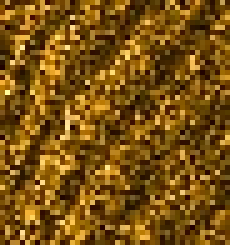
#> input picture datasets/Pohang_Eardo_1_Edgetech4205_800_050_20241012110900_001_04/original/crop/bg/bg_0.jpg, 46 x 49 px (shown 5 times larger)
$ python -i preprocessor.py   (imports and definitions only)
#> lines starting #> are read from the running program, lines starting #| are printed output that depends on the picture
"""
사이드스캔 소나 데이터 전처리 파이프라인

워터컬럼 처리, 강도 정규화, 노이즈 제거, 지형별 적응형 처리 등을 수행합니다.
"""

import numpy as np
try:
    import cv2
    CV2_AVAILABLE = True
except ImportError:
    CV2_AVAILABLE = False
from scipy import ndimage, signal
from scipy.stats import zscore
from skimage import filters, restoration, morphology, exposure
from skimage.morphology import disk, rectangle
from typing import Dict, List, Tuple, Optional, Union
import logging
from dataclasses import dataclass
from enum import Enum

# 로깅 설정
# [1 line not run here, left out]
logger = logging.getLogger(__name__)


class TerrainType(Enum):
    """지형 유형 열거형"""
    SAND = "sand"
    MUD = "mud"
    ROCK = "rock"
    MIXED = "mixed"
    UNKNOWN = "unknown"


@dataclass
class PreprocessingConfig:
    """전처리 설정을 저장하는 데이터클래스"""
    remove_water_column: bool = True
    water_column_width: int = 50
    normalize_intensity: bool = True
    normalization_method: str = 'minmax'  # 'minmax', 'zscore', 'histogram'
    apply_denoising: bool = True
    denoising_method: str = 'gaussian'  # 'gaussian', 'bilateral', 'tv'
    enhance_contrast: bool = True
    contrast_method: str = 'clahe'  # 'clahe', 'histogram_eq', 'adaptive'
    terrain_adaptive: bool = True


@dataclass
class ProcessingResult:
    """전처리 결과를 저장하는 데이터클래스"""
    processed_data: np.ndarray
    original_shape: Tuple[int, int]
    processing_steps: List[str]
    terrain_map: Optional[np.ndarray] = None
    quality_metrics: Optional[Dict[str, float]] = None


class WaterColumnProcessor:
    """
    워터컬럼(예인체 바로 아래 주사되지 않는 영역) 처리 클래스
    """

    def __init__(self, water_column_width: int = 50):
        """
        워터컬럼 프로세서 초기화

        Args:
            water_column_width: 워터컬럼 폭 (픽셀)
        """
        self.water_column_width = water_column_width
        logger.info(f"워터컬럼 프로세서 초기화 - 폭: {water_column_width}")

    def detect_water_column(self, data: np.ndarray) -> np.ndarray:
        """
        워터컬럼 영역 자동 검출

        Args:
            data: 입력 데이터 [pings, samples]

        Returns:
            np.ndarray: 워터컬럼 마스크 (True가 워터컬럼)
        """
        # 각 ping에서 중앙 부근의 낮은 강도 영역을 워터컬럼으로 판단
        num_pings, num_samples = data.shape
        center_col = num_samples // 2

        # 워터컬럼 마스크 초기화
        water_column_mask = np.zeros_like(data, dtype=bool)

        # 각 ping에 대해 워터컬럼 검출
        for ping_idx in range(num_pings):
            ping_data = data[ping_idx, :]

            # 중앙 부근에서 최소값 위치 찾기
            search_start = max(0, center_col - self.water_column_width)
            search_end = min(num_samples, center_col + self.water_column_width)

            search_region = ping_data[search_start:search_end]
            min_idx = np.argmin(search_region) + search_start

            # 워터컬럼 영역 마킹
            wc_start = max(0, min_idx - self.water_column_width // 2)
            wc_end = min(num_samples, min_idx + self.water_column_width // 2)

            water_column_mask[ping_idx, wc_start:wc_end] = True

        return water_column_mask

    def remove_water_column(self, data: np.ndarray, method: str = 'interpolate') -> np.ndarray:
        """
        워터컬럼 영역 제거 또는 보간

        Args:
            data: 입력 데이터
            method: 제거 방법 ('zero', 'interpolate', 'median')

        Returns:
            np.ndarray: 워터컬럼이 처리된 데이터
        """
        processed_data = data.copy()
        water_column_mask = self.detect_water_column(data)

        if method == 'zero':
            # 워터컬럼을 0으로 설정
            processed_data[water_column_mask] = 0

        elif method == 'interpolate':
            # 선형 보간으로 채우기
            for ping_idx in range(data.shape[0]):
                mask_row = water_column_mask[ping_idx, :]
                if np.any(mask_row):
                    # 워터컬럼이 아닌 영역의 값들로 보간
                    valid_indices = np.where(~mask_row)[0]
                    invalid_indices = np.where(mask_row)[0]

                    if len(valid_indices) > 1:
                        interpolated_values = np.interp(
                            invalid_indices,
                            valid_indices,
                            processed_data[ping_idx, valid_indices]
                        )
                        processed_data[ping_idx, invalid_indices] = interpolated_values

        elif method == 'median':
            # 주변 픽셀의 중간값으로 채우기
            kernel_size = 5
            for ping_idx in range(data.shape[0]):
                for sample_idx in range(data.shape[1]):
                    if water_column_mask[ping_idx, sample_idx]:
                        # 주변 영역 추출
                        p_start = max(0, ping_idx - kernel_size // 2)
                        p_end = min(data.shape[0], ping_idx + kernel_size // 2 + 1)
                        s_start = max(0, sample_idx - kernel_size // 2)
                        s_end = min(data.shape[1], sample_idx + kernel_size // 2 + 1)

                        neighborhood = data[p_start:p_end, s_start:s_end]
                        neighbor_mask = water_column_mask[p_start:p_end, s_start:s_end]

                        # 워터컬럼이 아닌 이웃 픽셀의 중간값 사용
                        valid_neighbors = neighborhood[~neighbor_mask]
                        if len(valid_neighbors) > 0:
                            processed_data[ping_idx, sample_idx] = np.median(valid_neighbors)

        logger.info(f"워터컬럼 처리 완료 - 방법: {method}")

        return processed_data


class IntensityNormalizer:
    """
    강도(intensity) 데이터 정규화 클래스
    """

    def __init__(self):
        logger.info("강도 정규화기 초기화 완료")

    def minmax_normalize(self, data: np.ndarray, feature_range: Tuple[float, float] = (0, 1)) -> np.ndarray:
        """
        Min-Max 정규화

        Args:
            data: 입력 데이터
            feature_range: 정규화 범위

        Returns:
            np.ndarray: 정규화된 데이터
        """
        min_val, max_val = feature_range
        data_min = np.min(data)
        data_max = np.max(data)

        if data_max - data_min == 0:
            return np.full_like(data, min_val)

        normalized = (data - data_min) / (data_max - data_min) * (max_val - min_val) + min_val

        return normalized.astype(np.float32)

    # [40 lines left out: functions zscore_normalize, histogram_equalize, not called in this run]

    def normalize(self, data: np.ndarray, method: str = 'minmax') -> np.ndarray:
        """
        지정된 방법으로 정규화

        Args:
            data: 입력 데이터
            method: 정규화 방법

        Returns:
            np.ndarray: 정규화된 데이터
        """
        if method == 'minmax':
            return self.minmax_normalize(data)
        elif method == 'zscore':
            return self.zscore_normalize(data)
        elif method == 'histogram':
            return self.histogram_equalize(data)
        else:
            logger.warning(f"알 수 없는 정규화 방법: {method}")
            return self.minmax_normalize(data)


class NoiseReducer:
    """
    노이즈 제거 클래스
    """

    def __init__(self):
        logger.info("노이즈 제거기 초기화 완료")

    def gaussian_filter(self, data: np.ndarray, sigma: float = 1.0) -> np.ndarray:
        """
        가우시안 필터 적용

        Args:
            data: 입력 데이터
            sigma: 가우시안 표준편차

        Returns:
            np.ndarray: 필터링된 데이터
        """
        return ndimage.gaussian_filter(data, sigma=sigma)

    def bilateral_filter(self, data: np.ndarray, d: int = 9,
                        sigma_color: float = 75, sigma_space: float = 75) -> np.ndarray:
        """
        양방향 필터 적용 (엣지 보존)

        Args:
            data: 입력 데이터
            d: 필터 크기
            sigma_color: 색상 차이에 대한 시그마
            sigma_space: 거리에 대한 시그마

        Returns:
            np.ndarray: 필터링된 데이터
        """
        # 데이터를 0-255 범위로 변환
        data_uint8 = (data * 255).astype(np.uint8)

        # 양방향 필터 적용
        if CV2_AVAILABLE:
            filtered = cv2.bilateralFilter(data_uint8, d, sigma_color, sigma_space)
        else:
            # OpenCV 없을 때 가우시안 필터로 대체
            from scipy.ndimage import gaussian_filter
            filtered = gaussian_filter(data_uint8, sigma=1.0)

        # 다시 float 범위로 변환
        return (filtered / 255.0).astype(np.float32)

    # [25 lines left out: functions tv_denoise, median_filter, not called in this run]

    def reduce_noise(self, data: np.ndarray, method: str = 'gaussian', **kwargs) -> np.ndarray:
        """
        노이즈 제거 적용

        Args:
            data: 입력 데이터
            method: 노이즈 제거 방법
            **kwargs: 방법별 추가 매개변수

        Returns:
            np.ndarray: 노이즈가 제거된 데이터
        """
        if method == 'gaussian':
            return self.gaussian_filter(data, **kwargs)
        elif method == 'bilateral':
            return self.bilateral_filter(data, **kwargs)
        elif method == 'tv':
            return self.tv_denoise(data, **kwargs)
        elif method == 'median':
            return self.median_filter(data, **kwargs)
        else:
            logger.warning(f"알 수 없는 노이즈 제거 방법: {method}")
            return self.gaussian_filter(data)


class ContrastEnhancer:
    """
    대비 향상 클래스
    """

    def __init__(self):
        logger.info("대비 향상기 초기화 완료")

    def clahe(self, data: np.ndarray, clip_limit: float = 2.0,
             tile_grid_size: Tuple[int, int] = (8, 8)) -> np.ndarray:
        """
        CLAHE (Contrast Limited Adaptive Histogram Equalization) 적용

        Args:
            data: 입력 데이터
            clip_limit: 클리핑 한계
            tile_grid_size: 타일 격자 크기

        Returns:
            np.ndarray: 대비가 향상된 데이터
        """
        # 0-255 범위로 변환
        data_uint8 = (data * 255).astype(np.uint8)

        # CLAHE 객체 생성 및 적용
        if CV2_AVAILABLE:
            clahe_obj = cv2.createCLAHE(clipLimit=clip_limit, tileGridSize=tile_grid_size)
            enhanced = clahe_obj.apply(data_uint8)
        else:
            # OpenCV 없을 때 skimage의 adaptive histogram equalization 사용
            from skimage.exposure import equalize_adapthist
            enhanced = (equalize_adapthist(data) * 255).astype(np.uint8)

        # float 범위로 재변환
        return (enhanced / 255.0).astype(np.float32)

    # [24 lines left out: functions adaptive_histogram_eq, gamma_correction, not called in this run]

    def enhance_contrast(self, data: np.ndarray, method: str = 'clahe', **kwargs) -> np.ndarray:
        """
        대비 향상 적용

        Args:
            data: 입력 데이터
            method: 향상 방법
            **kwargs: 방법별 추가 매개변수

        Returns:
            np.ndarray: 대비가 향상된 데이터
        """
        if method == 'clahe':
            return self.clahe(data, **kwargs)
        elif method == 'adaptive':
            return self.adaptive_histogram_eq(data)
        elif method == 'gamma':
            return self.gamma_correction(data, **kwargs)
        else:
            logger.warning(f"알 수 없는 대비 향상 방법: {method}")
            return self.clahe(data)


class TerrainClassifier:
    """
    지형 분류 클래스
    """

    def __init__(self):
        logger.info("지형 분류기 초기화 완료")

    def analyze_texture(self, data: np.ndarray, window_size: int = 32) -> Dict[str, np.ndarray]:
        """
        텍스처 특성 분석

        Args:
            data: 입력 데이터
            window_size: 분석 윈도우 크기

        Returns:
            Dict[str, np.ndarray]: 텍스처 특성 맵들
        """
        # 텍스처 특성 맵 초기화
        texture_maps = {
            'variance': np.zeros_like(data),
            'entropy': np.zeros_like(data),
            'contrast': np.zeros_like(data)
        }

        half_window = window_size // 2

        for i in range(half_window, data.shape[0] - half_window):
            for j in range(half_window, data.shape[1] - half_window):
                # 윈도우 영역 추출
                window = data[i-half_window:i+half_window, j-half_window:j+half_window]

                # 분산 계산
                texture_maps['variance'][i, j] = np.var(window)

                # 엔트로피 계산
                hist, _ = np.histogram(window, bins=32, range=(0, 1))
                hist = hist / hist.sum()
                hist = hist[hist > 0]  # 0 제거
                texture_maps['entropy'][i, j] = -np.sum(hist * np.log2(hist))

                # 대비 계산 (표준편차)
                texture_maps['contrast'][i, j] = np.std(window)

        return texture_maps

    def classify_terrain(self, data: np.ndarray) -> np.ndarray:
        """
        지형 분류 수행

        Args:
            data: 입력 데이터

        Returns:
            np.ndarray: 지형 분류 맵
        """
        # 텍스처 특성 분석
        texture_maps = self.analyze_texture(data)

        variance_map = texture_maps['variance']
        entropy_map = texture_maps['entropy']
        contrast_map = texture_maps['contrast']

        # 지형 분류 맵 초기화
        terrain_map = np.full(data.shape, TerrainType.UNKNOWN.value, dtype=object)

        # 임계값 설정 (데이터에 따라 조정 필요)
        high_variance_thresh = np.percentile(variance_map, 75)
        low_variance_thresh = np.percentile(variance_map, 25)
        high_entropy_thresh = np.percentile(entropy_map, 75)

        # 지형 분류 규칙
        # 암반: 높은 분산, 높은 대비
        rock_mask = (variance_map > high_variance_thresh) & (contrast_map > np.percentile(contrast_map, 70))
        terrain_map[rock_mask] = TerrainType.ROCK.value

        # 모래: 중간 분산, 낮은 엔트로피
        sand_mask = ((variance_map > low_variance_thresh) & (variance_map < high_variance_thresh) &
                    (entropy_map < np.percentile(entropy_map, 50)))
        terrain_map[sand_mask] = TerrainType.SAND.value

        # 뻘: 낮은 분산, 균일한 텍스처
        mud_mask = (variance_map < low_variance_thresh) & (contrast_map < np.percentile(contrast_map, 30))
        terrain_map[mud_mask] = TerrainType.MUD.value

        # 나머지는 혼합 지형
        unknown_mask = terrain_map == TerrainType.UNKNOWN.value
        terrain_map[unknown_mask] = TerrainType.MIXED.value

        logger.info("지형 분류 완료")

        return terrain_map


class Preprocessor:
    """
    통합 전처리 파이프라인
    """

    def __init__(self, config: PreprocessingConfig = PreprocessingConfig()):
        """
        전처리기 초기화

        Args:
            config: 전처리 설정
        """
        self.config = config

        # 각 처리 모듈 초기화
        self.water_column_processor = WaterColumnProcessor(config.water_column_width)
        self.intensity_normalizer = IntensityNormalizer()
        self.noise_reducer = NoiseReducer()
        self.contrast_enhancer = ContrastEnhancer()
        self.terrain_classifier = TerrainClassifier()

        logger.info("통합 전처리기 초기화 완료")

    def process(self, data: np.ndarray) -> ProcessingResult:
        """
        전체 전처리 파이프라인 수행

        Args:
            data: 원본 사이드스캔 소나 데이터

        Returns:
            ProcessingResult: 전처리 결과
        """
        original_shape = data.shape
        processed_data = data.copy().astype(np.float32)
        processing_steps = []

        logger.info(f"전처리 시작 - 입력 크기: {original_shape}")

        # 1. 워터컬럼 처리
        if self.config.remove_water_column:
            processed_data = self.water_column_processor.remove_water_column(processed_data)
            processing_steps.append("water_column_removal")
            logger.info("워터컬럼 제거 완료")

        # 2. 강도 정규화
        if self.config.normalize_intensity:
            processed_data = self.intensity_normalizer.normalize(
                processed_data,
                method=self.config.normalization_method
            )
            processing_steps.append(f"intensity_normalization_{self.config.normalization_method}")
            logger.info(f"강도 정규화 완료 - 방법: {self.config.normalization_method}")

        # 3. 노이즈 제거
        if self.config.apply_denoising:
            processed_data = self.noise_reducer.reduce_noise(
                processed_data,
                method=self.config.denoising_method
            )
            processing_steps.append(f"denoising_{self.config.denoising_method}")
            logger.info(f"노이즈 제거 완료 - 방법: {self.config.denoising_method}")

        # 4. 대비 향상
        if self.config.enhance_contrast:
            processed_data = self.contrast_enhancer.enhance_contrast(
                processed_data,
                method=self.config.contrast_method
            )
            processing_steps.append(f"contrast_enhancement_{self.config.contrast_method}")
            logger.info(f"대비 향상 완료 - 방법: {self.config.contrast_method}")

        # 5. 지형 분류 (옵션)
        terrain_map = None
        if self.config.terrain_adaptive:
            terrain_map = self.terrain_classifier.classify_terrain(processed_data)
            processing_steps.append("terrain_classification")
            logger.info("지형 분류 완료")

        # 6. 품질 메트릭 계산
        quality_metrics = self._calculate_quality_metrics(data, processed_data)

        result = ProcessingResult(
            processed_data=processed_data,
            original_shape=original_shape,
            processing_steps=processing_steps,
            terrain_map=terrain_map,
            quality_metrics=quality_metrics
        )

        logger.info("전처리 파이프라인 완료")

        return result

    def _calculate_quality_metrics(self, original: np.ndarray, processed: np.ndarray) -> Dict[str, float]:
        """
        처리 품질 메트릭 계산

        Args:
            original: 원본 데이터
            processed: 처리된 데이터

        Returns:
            Dict[str, float]: 품질 메트릭
        """
        metrics = {}

        try:
            # 신호 대 잡음 비 (SNR)
            signal_power = np.mean(processed ** 2)
            noise_power = np.mean((original - processed) ** 2)
            if noise_power > 0:
                metrics['snr'] = 10 * np.log10(signal_power / noise_power)
            else:
                metrics['snr'] = float('inf')

            # 엣지 보존 지수
            original_edges = filters.sobel(original)
            processed_edges = filters.sobel(processed)
            edge_correlation = np.corrcoef(original_edges.flatten(), processed_edges.flatten())[0, 1]
            metrics['edge_preservation'] = edge_correlation if not np.isnan(edge_correlation) else 0.0

            # 대비 개선 비율
            original_contrast = np.std(original)
            processed_contrast = np.std(processed)
            metrics['contrast_improvement'] = processed_contrast / original_contrast if original_contrast > 0 else 1.0

            # 동적 범위
            metrics['dynamic_range'] = np.max(processed) - np.min(processed)

        except Exception as e:
            logger.warning(f"품질 메트릭 계산 실패: {e}")
            metrics = {'snr': 0.0, 'edge_preservation': 0.0, 'contrast_improvement': 1.0, 'dynamic_range': 1.0}

        return metrics

    def process_with_terrain_adaptation(self, data: np.ndarray) -> ProcessingResult:
        """
        지형별 적응형 전처리 수행

        Args:
            data: 원본 데이터

        Returns:
            ProcessingResult: 전처리 결과
        """
        # 먼저 기본 전처리 수행
        basic_result = self.process(data)

        if basic_result.terrain_map is None:
            return basic_result

        # 지형별 추가 처리
        processed_data = basic_result.processed_data.copy()
        terrain_map = basic_result.terrain_map

        # 각 지형 유형별 후처리
        for terrain_type in [TerrainType.SAND, TerrainType.MUD, TerrainType.ROCK]:
            mask = terrain_map == terrain_type.value

            if np.any(mask):
                if terrain_type == TerrainType.SAND:
                    # 모래: 추가 노이즈 제거
                    sand_data = processed_data[mask]
                    processed_data[mask] = ndimage.gaussian_filter(sand_data.reshape(-1, 1), sigma=0.5).flatten()

                elif terrain_type == TerrainType.MUD:
                    # 뻘: 대비 향상
                    mud_region = processed_data * mask.astype(float)
                    mud_region = np.where(mask, self.contrast_enhancer.gamma_correction(mud_region, gamma=0.8), mud_region)
                    processed_data = np.where(mask, mud_region, processed_data)

                elif terrain_type == TerrainType.ROCK:
                    # 암반: 엣지 보존 필터
                    rock_region = processed_data * mask.astype(float)
                    rock_region = np.where(mask, self.noise_reducer.bilateral_filter(rock_region), rock_region)
                    processed_data = np.where(mask, rock_region, processed_data)

        # 결과 업데이트
        basic_result.processed_data = processed_data
        basic_result.processing_steps.append("terrain_adaptive_processing")

        logger.info("지형별 적응형 전처리 완료")

        return basic_result

>>> import cv2
>>> picture = cv2.imread('../../datasets/Pohang_Eardo_1_Edgetech4205_800_050_20241012110900_001_04/original/crop/bg/bg_0.jpg', cv2.IMREAD_GRAYSCALE)
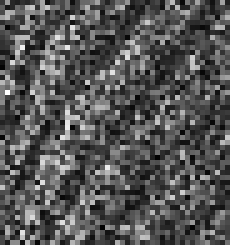
#> picture: shape (49, 46) (shown 5 times larger); min 2, max 255, mean 85.3
>>> result = Preprocessor().process_with_terrain_adaptation(picture)
#> the loop in detect_water_column, `for ping_idx in range(num_pings):` made 49 passes
#> (min_idx, wc_start, wc_end) on passes 1 to 8: (36, 11, 46), (32, 7, 46), (20, 0, 45), (43, 18, 46), (14, 0, 39), (1, 0, 26), (44, 19, 46), (25, 0, 46)
#> after the loop in detect_water_column, `for ping_idx in range(num_pings):`:
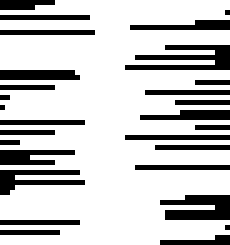
#> water_column_mask: shape (49, 46) bool (shown 5 times larger); 77.2% white; black in thin lines or dots
#> the loop in remove_water_column, `for ping_idx in range(data.shape[0]):` made 49 passes
#> valid_indices on passes 1, 2, 3, 5, 10, 11, 13, 15: [0, 1, 2, 3, 4, 5, 6, 7, 8, 9, 10], [0, 1, 2, 3, 4, 5, 6], [45], [39, 40, 41, 42, 43, 44, 45], [33, 34, 35, 36, 37, 38, 39, 40, 41, 42, 43, 44, 45], [43, 44, 45], [43, 44, 45], [0, 1, 2, 3, 4, 5, 6, 7, 8, 9, 10, 11, 12, 13, 14]
#> after the loop in remove_water_column, `for ping_idx in range(data.shape[0]):`:
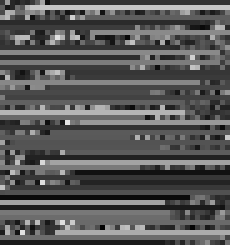
#> processed_data: shape (49, 46) float32 (shown 5 times larger); min 3, max 226, mean 87
#> in minmax_normalize, `data_min = np.min(data)`: data_min = 3
#> in minmax_normalize, `data_max = np.max(data)`: data_max = 226
#> after the loop in analyze_texture, `for i in range(half_window, data.shape[0] - half_window):`:
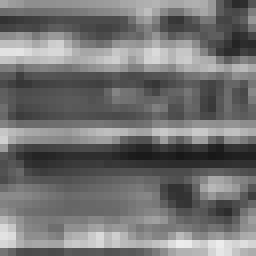
#> window: shape (32, 32) float32 (shown 8 times larger); min 0.0941, max 0.922, mean 0.448
#> after the loop in analyze_texture, `for i in range(half_window, data.shape[0] - half_window):`: texture_maps = 3 items
#> in classify_terrain, `entropy_map = texture_maps['entropy']`:
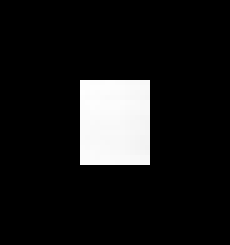
#> entropy_map: shape (49, 46) float32 (shown 5 times larger); min 0, max 4.57, mean 0.473; drawn with min black and max white
#> in classify_terrain, `high_variance_thresh = np.percentile(variance_map, 75)`: high_variance_thresh = 0
#> in _calculate_quality_metrics, `signal_power = np.mean(processed ** 2)`: signal_power = 0.247
#> in _calculate_quality_metrics, `noise_power = np.mean((original - processed) ** 2)`: noise_power = 9485.2
#> in _calculate_quality_metrics, `processed_edges = filters.sobel(processed)`:
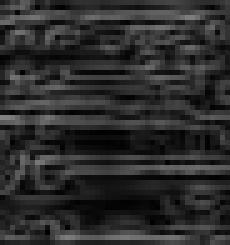
#> processed_edges: shape (49, 46) float32 (shown 5 times larger); min 0.0031, max 0.507, mean 0.176
#> in _calculate_quality_metrics, `edge_correlation = np.corrcoef(original_edges.flatten(), processed_edg..`: edge_correlation = 0.134
#> in _calculate_quality_metrics, `original_contrast = np.std(original)`: original_contrast = 47.8
#> in _calculate_quality_metrics, `processed_contrast = np.std(processed)`: processed_contrast = 0.195
#> in process, `quality_metrics = self._calculate_quality_metrics(data, processed_data)`: quality_metrics = {'snr': -45.85, 'edge_preservation': 0.134, 'contrast_improvement': 0.00408, 'dynamic_range': 0.859}
#> after the loop in process_with_terrain_adaptation, `for terrain_type in [TerrainType.SAND, TerrainType.MUD, TerrainType.RO..`:
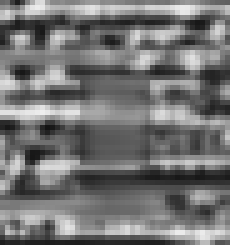
#> processed_data: shape (49, 46) float64 (shown 5 times larger); min 0.0745, max 0.933, mean 0.452
